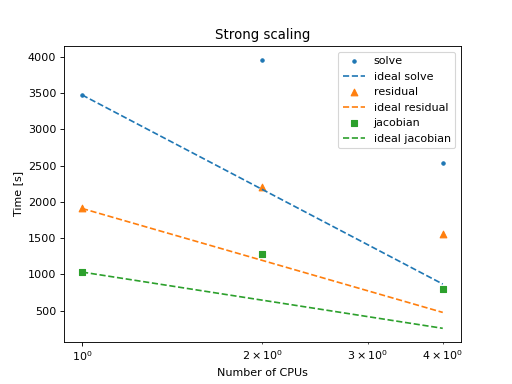

Source code (Python):
import csv

num_cpus = []
residual_time = []
jacobian_time = []
solve_time = []

with open('macos/05/benchmark-strong.csv') as f:
    reader = csv.DictReader(f)
    for row in reader:
        num_cpus.append(float(row['n_cpus']))
        jacobian_time.append(float(row['jac_time']))
        residual_time.append(float(row['res_time']))
        solve_time.append(float(row['solve_time']))
max_cpu = num_cpus[-1]

plt.title("Strong scaling")
plt.scatter(num_cpus, solve_time, marker='.', label='solve')
plt.plot([1, max_cpu], [solve_time[0], solve_time[0] / max_cpu], '--', label='ideal solve')

plt.scatter(num_cpus, residual_time, marker='^', label='residual')
plt.plot([1, max_cpu], [residual_time[0], residual_time[0] / max_cpu], '--', label='ideal residual')

plt.scatter(num_cpus, jacobian_time, marker='s', label='jacobian')
plt.plot([1, max_cpu], [jacobian_time[0], jacobian_time[0] / max_cpu], '--', label='ideal jacobian')

plt.legend()
plt.xlabel("Number of CPUs")
plt.ylabel("Time [s]")
plt.xscale('log')
plt.show()
